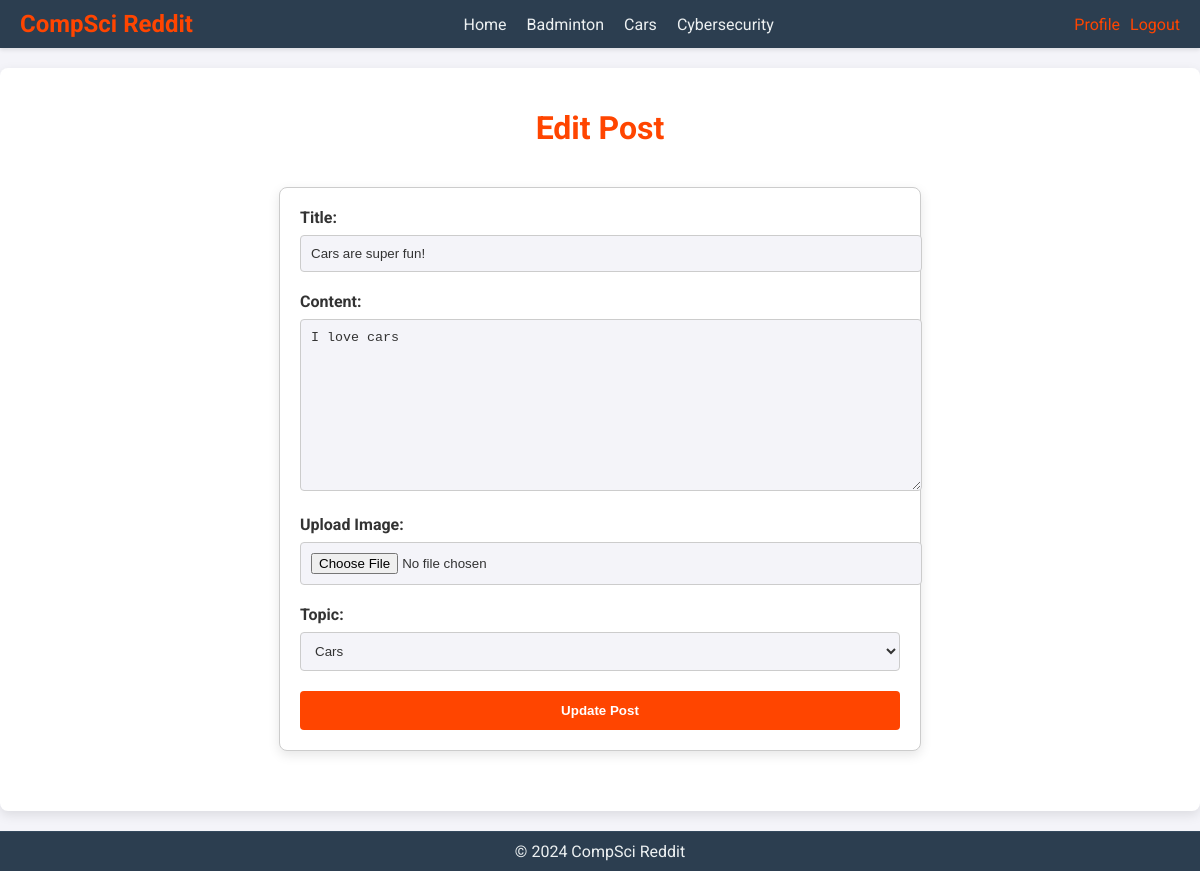
The page /edit_post/2 (signed in) on the database its author committed.
### tables this page shows
CREATE TABLE posts (
    id INTEGER PRIMARY KEY AUTOINCREMENT,
    user_id INTEGER NOT NULL,
    title TEXT NOT NULL,
    content TEXT NOT NULL,
    created_at DATETIME NOT NULL DEFAULT CURRENT_TIMESTAMP,
    updated_at DATETIME,
    image_url TEXT,
    topic TEXT NOT NULL CHECK (topic IN ('BADMINTON', 'CARS', 'CYBERSECURITY')),
    FOREIGN KEY (user_id) REFERENCES users(id)
);

### app.py (the view, shortened to what this page needs)
@app.route('/edit_post/<int:post_id>', methods=['GET', 'POST'])
@login_required
def edit_post(post_id):
    post_data = db_worker.search(f"""
        SELECT posts.*,
               (SELECT COUNT(*) FROM likes WHERE likes.post_id = posts.id) AS like_count
        FROM posts
        WHERE id = {post_id}
    """)
    if not post_data:
        flash('No post found with that id.', 'danger')
        return redirect(url_for('home'))
    post = transform_post_data(post_data)
    return render_template('edit_post.html', post=post)

### app.py (called while the page is built)
@login_manager.user_loader
def load_user(user_id):
    user_data = db_worker.search(f"SELECT * FROM users WHERE id = {user_id}")
    if user_data:
        return User(*user_data[:4])
    return None

    @property
    def is_active(self):
        return True

### helpers.py (called while the page is built)
def transform_post_data(post_data):
    created_at = post_data[4]
    updated_at = post_data[5]
    if created_at is not None:
        created_at = datetime.strptime(created_at, '%Y-%m-%d %H:%M:%S')
    if updated_at is not None:
        updated_at = datetime.strptime(updated_at, '%Y-%m-%d %H:%M:%S')
    return {
        'id': post_data[0],
        'user_id': post_data[1],
        'title': post_data[2],
        'content': post_data[3],
        'created_at': created_at,
        'updated_at': updated_at,
        'image_url': post_data[6],
        'topic': post_data[7],
        'like_count': post_data[8] if len(post_data) > 8 else 0
    }

### library.py (called while the page is built)
    def search(self, query, multiple=False):
        with sqlite3.connect(self.name_db) as connection:
            cursor = connection.cursor()
            results = cursor.execute(query)
            if multiple:
                return results.fetchall()
            return results.fetchone()

### templates/edit_post.html (shortened to what this page needs)
{% extends "base.html" %}
{% block content %}
<h1 style="text-align:center; color:#ff4500;">Edit Post</h1>
<div class="form-container">
    <form method="post" action="{{ url_for('edit_post', post_id=post.id) }}" enctype="multipart/form-data">
        <label for="title">Title:</label>
        <input type="text" name="title" id="title" value="{{ post.title }}" required>
        <label for="content">Content:</label>
        <textarea name="content" id="content" required>{{ post.content }}</textarea>
        <label for="image">Upload Image:</label>
        <input type="file" name="image" id="image">
        <label for="topic">Topic:</label>
        <select name="topic" id="topic" required>
            <option value="CARS" {% if post.topic == 'CARS' %}selected{% endif %}>Cars</option>
        </select>
        <button type="submit">Update Post</button>
    </form>
</div>
{% endblock %}

### static/style.css (style rules this page uses)
body { font-family: 'Roboto', sans-serif; margin: 0; padding: 0; background-color: #f4f4f9; color: #333; }

### templates/edit_post.html (style rules this page uses)
.form-container { max-width: 600px; margin: 40px auto; padding: 20px; border: 1px solid #ccc; border-radius: 8px; background-color: #ffffff; box-shadow: 0 4px 12px rgba(0, 0, 0, 0.1); }
.form-container label { display: block; margin-bottom: 8px; font-weight: bold; color: #333; }
.form-container input[type="text"], .form-container textarea, .form-container input[type="file"], .form-container select { width: 100%; padding: 10px; margin-bottom: 20px; border: 1px solid #ccc; border-radius: 4px; background-color: #f4f4f9; color: #333; }
.form-container textarea { resize: vertical; height: 150px; }
.form-container button { width: 100%; padding: 12px; border: none; border-radius: 4px; background-color: #ff4500; color: white; font-weight: bold; cursor: pointer; transition: background-color 0.3s ease; }

### rows shown on the page
posts: title "Cars are super fun!", content "I love cars", topic "Cars"
